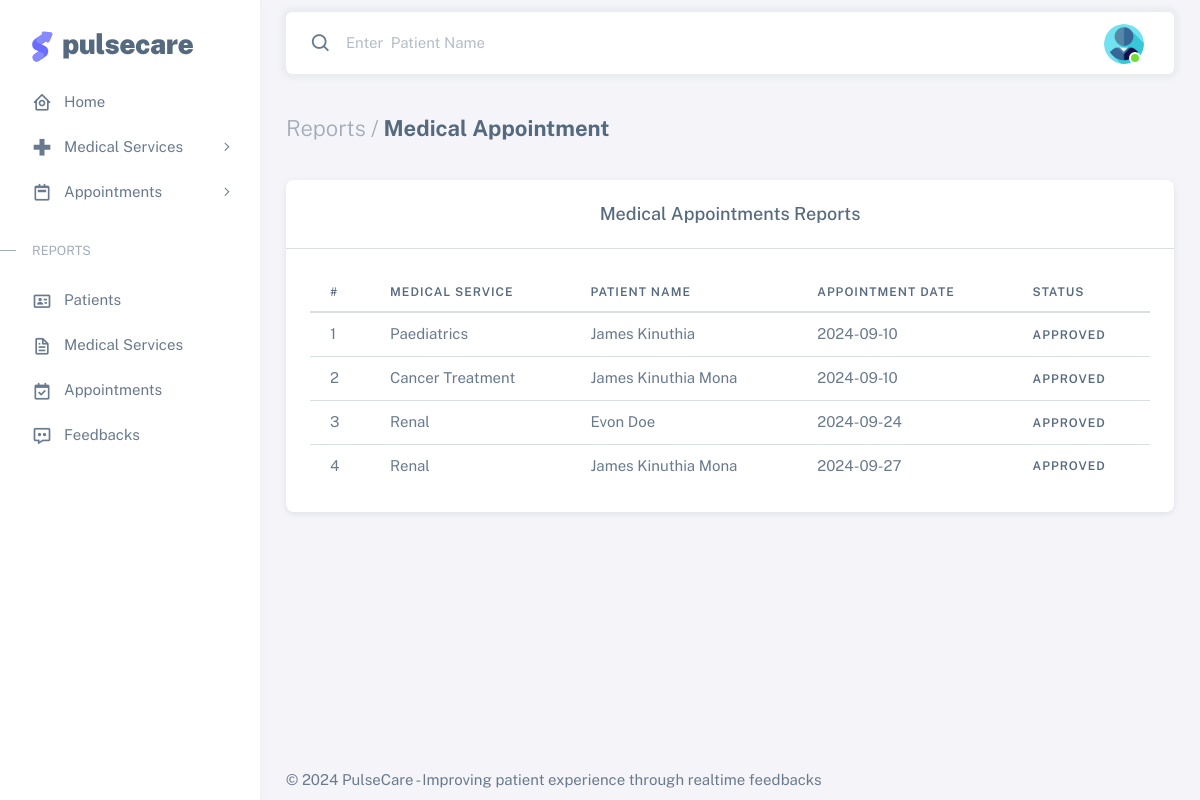
Screenshot of /views/reports_appointments.php (signed in) with the database file from the repository.
### tables this page shows
CREATE TABLE `users` (
  `user_id` int(200) NOT NULL,
  `user_names` varchar(200) NOT NULL,
  `user_email` varchar(200) NOT NULL,
  `user_password` varchar(200) NOT NULL,
  `user_phone` varchar(200) NOT NULL,
  `user_access_level` varchar(200) NOT NULL,
  `user_designation` varchar(200) DEFAULT NULL,
  `user_change_password` int(200) NOT NULL DEFAULT 1,
  `user_account_status` int(5) NOT NULL DEFAULT 0
);

CREATE TABLE `appointments` (
  `appointment_id` int(200) NOT NULL,
  `appointment_user_id` int(200) NOT NULL,
  `appointment_date` varchar(200) NOT NULL,
  `appointment_service_id` int(200) NOT NULL,
  `appointment_status` varchar(200) NOT NULL DEFAULT 'Pending',
  `appointment_more_details` longtext DEFAULT NULL
);

CREATE TABLE `medical_services` (
  `service_id` int(200) NOT NULL,
  `service_code` varchar(200) NOT NULL,
  `service_name` varchar(200) NOT NULL,
  `service_details` longtext NOT NULL,
  `service_assigned_user_id` int(200) NOT NULL
);

### config/checklogin.php (called while the page is built, shortened)
<?php
$user_id = mysqli_real_escape_string($mysqli, $_SESSION['user_id']);

### views/reports_appointments.php (the view, shortened to what this page needs)
<?php
require_once('../config/config.php');
require_once('../config/checklogin.php');
require_once('../partials/head.php');
?>
<body>
    <div class="layout-wrapper layout-content-navbar">
        <div class="layout-container">
            <?php require_once('../partials/aside.php'); ?>
            <div class="layout-page">
                <?php require_once('../partials/navbar.php'); ?>
                <div class="content-wrapper">
                    <div class="container-xxl flex-grow-1 container-p-y">
                        <h4 class="fw-bold py-3 mb-4">
                            <span class="text-muted fw-light">Reports /</span> Medical Appointment
                        </h4>
                        <div class="row">
                            <div class="col-xl-12">
                                <div class="card mb-4">
                                    <h5 class="card-header text-center">Medical Appointments Reports</h5>
                                    <hr class="my-0" />
                                    <div class="card-body">
                                        <div class="table-responsive text-nowrap">
                                            <table class="table report_table">
                                                <thead>
                                                    <tr>
                                                        <th>#</th>
                                                        <th>Medical Service</th>
                                                        <th>Patient Name</th>
                                                        <th>Appointment Date</th>
                                                        <th>Status</th>
                                                    </tr>
                                                </thead>
                                                <tbody class="table-border-bottom-0">
                                                    <?php
                                                    $services = mysqli_query(
                                                        $mysqli,
                                                        "SELECT * FROM appointments a
                                                        INNER JOIN medical_services s ON s.service_id = a.appointment_service_id
                                                        INNER JOIN users u ON u.user_id = a.appointment_user_id"
                                                    );
                                                    $cnt = 1;
                                                    if (mysqli_num_rows($services) > 0) {
                                                        while ($appointments = mysqli_fetch_array($services)) {
                                                    ?>
                                                            <tr>
                                                                <td><?php echo $cnt; ?></td>
                                                                <td><?php echo $appointments['service_name']; ?></td>
                                                                <td><?php echo $appointments['user_names']; ?></td>
                                                                <td><?php echo $appointments['appointment_date']; ?></td>
                                                                <th><?php echo $appointments['appointment_status']; ?></th>
                                                            </tr>
                                                    <?php
                                                            $cnt = $cnt + 1;
                                                        }
                                                    } ?>
                                                </tbody>
                                            </table>
                                        </div>
                                    </div>
                                </div>
                            </div>
                        </div>
                    </div>
                </div>
                <?php require_once('../partials/footer.php'); ?>
            </div>
        </div>
    </div>
</body>
</html>

### partials/navbar.php (shortened to what this page needs)
<?php
$users_sql = mysqli_query(
    $mysqli,
    "SELECT user_id, user_names, user_access_level FROM users WHERE user_id = '{$user_id}'"
);
if (mysqli_num_rows($users_sql) > 0) {
    while ($user_detail = mysqli_fetch_array($users_sql)) {
?>
        <nav
            class="layout-navbar container-xxl navbar navbar-expand-xl navbar-detached align-items-center bg-navbar-theme"
            id="layout-navbar">
            <div class="navbar-nav-right d-flex align-items-center" id="navbar-collapse">
                <?php if ($_SESSION['user_access_level'] != 'Patient') { ?>
                    <form action="users_patients">
                        <div class="navbar-nav align-items-center">
                            <div class="nav-item d-flex align-items-center">
                                <i class="bx bx-search fs-4 lh-0"></i>
                                <input
                                    type="text"
                                    class="form-control border-0 shadow-none"
                                    placeholder="Enter  Patient Name"
                                    aria-label="Search..." />
                            </div>
                        </div>
                    </form>
                <?php } ?>
                <ul class="navbar-nav flex-row align-items-center ms-auto">
                    <li class="nav-item navbar-dropdown dropdown-user dropdown">
                        <a class="nav-link dropdown-toggle hide-arrow" href="profile" data-bs-toggle="dropdown">
                            <div class="avatar avatar-online">
                                <img src="../public/img/avatars/no-profile.png" alt class="w-px-40 h-auto rounded-circle" />
                            </div>
                        </a>
                    </li>
                </ul>
            </div>
        </nav>
<?php }
} ?>

### rows the page displays
appointments: appointment_service.service_name "Paediatrics", appointment_user.user_names "James Kinuthia", appointment_date "2024-09-10", appointment_status "APPROVED"
appointments: appointment_service.service_name "Cancer Treatment", appointment_user.user_names "James Kinuthia Mona", appointment_date "2024-09-10", appointment_status "APPROVED"
appointments: appointment_service.service_name "Renal", appointment_user.user_names "Evon Doe", appointment_date "2024-09-24", appointment_status "APPROVED"
appointments: appointment_service.service_name "Renal", appointment_user.user_names "James Kinuthia Mona", appointment_date "2024-09-27", appointment_status "APPROVED"
